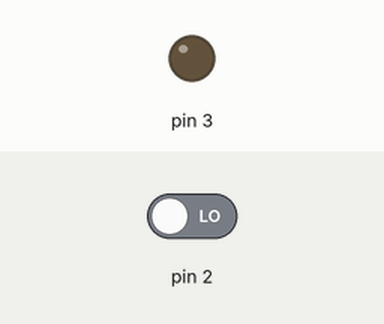
Simulated run of this sketch. Board: Arduino Uno, built with avr-gcc and run on an emulated ATmega328P. On the bench: output pins drawn as LEDs (lit = HIGH). The inputs (shaded band) are chosen by the test bench; at power-on: pin 2 LOW. What the sketch prints to the serial monitor is not drawn.

Above: at 1.2 s.
1.3 s: pin 2 driven HIGH
At 2.0 s:
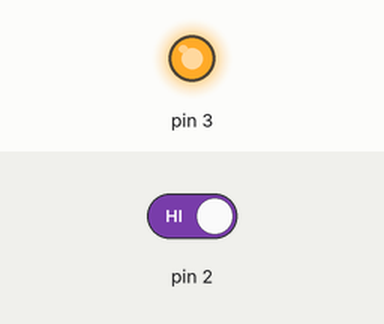
2.8 s: pin 2 driven LOW
Timing chart, 0 to 5.8 s (numbered marks = the images above; inputs shaded):
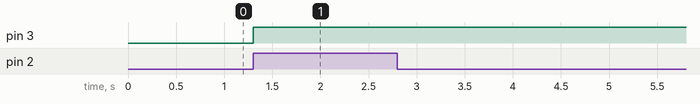

Measured:
- after the input at 1.3 s, pin 3: LOW → HIGH at once
- after the input at 2.8 s, every drawn part: stays the same

The sketch:

pressione_lunga.ino
```cpp
int bt, pvbt;
unsigned long t1, delta;

void setup() {
  Serial.begin(9600);
  pinMode(2, INPUT);
  pinMode(3, OUTPUT);
}

void loop() {
  bt = digitalRead(2);

  if (bt && !pvbt) {
    Serial.println("FDS");
    digitalWrite(3, HIGH);
    t1 = millis();
  }

  if (bt && pvbt) {
    Serial.print(".");
  }

  if (!bt && pvbt) {
    Serial.println("\nFDD");
    delta = millis() - t1;
    Serial.print("t: ");Serial.println(delta);
    if (delta > 3000) {
      digitalWrite(3, LOW);
      Serial.println("LOW");
    }
    delay(300);
  }

  pvbt = bt;
}
```
